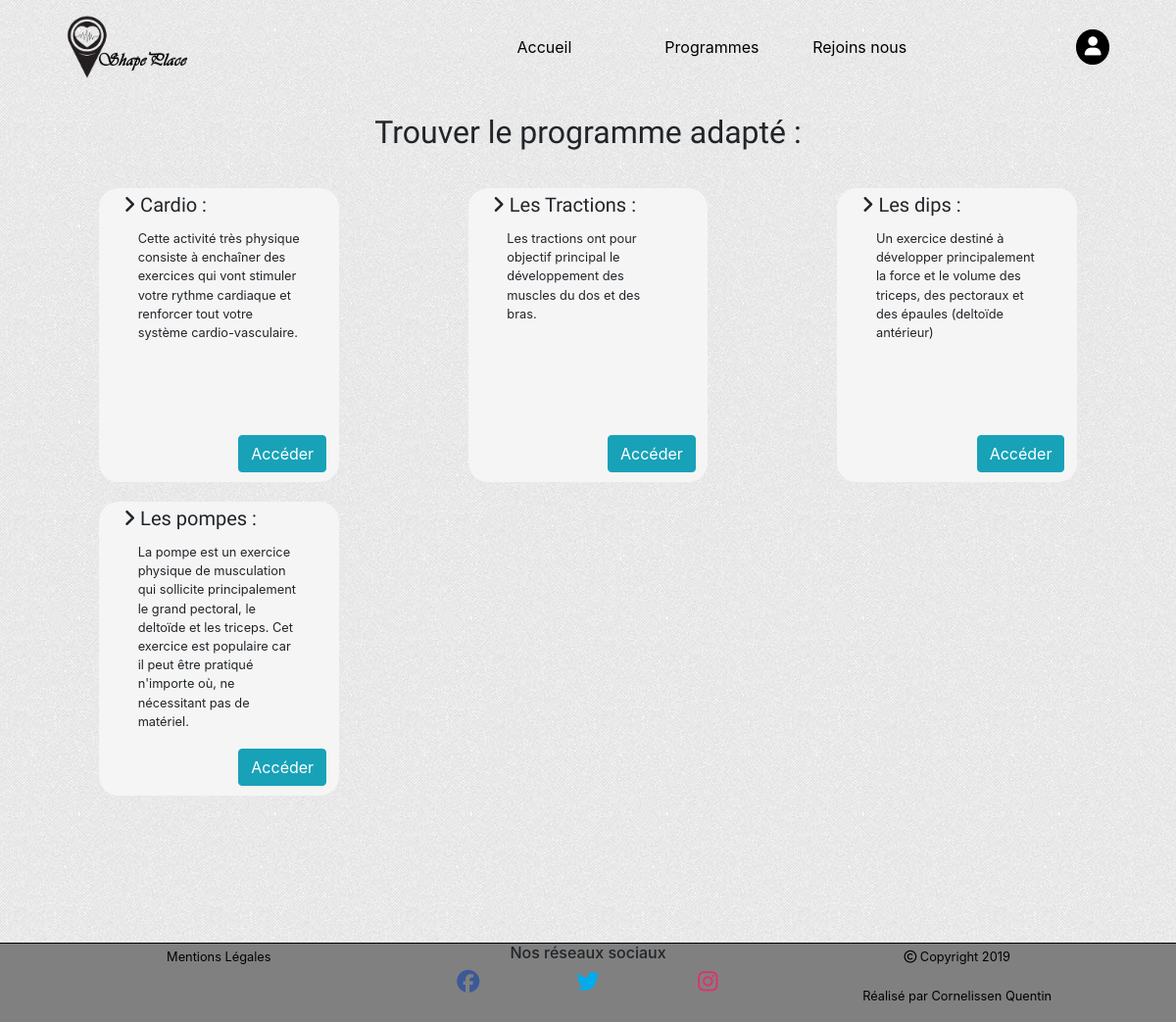
The page / on the database its author committed.
### tables this page shows
CREATE TABLE IF NOT EXISTS `section` (
  `id` int(11) NOT NULL AUTO_INCREMENT,
  `name` varchar(255) NOT NULL,
  `extract` varchar(255) NOT NULL,
  `content` text NOT NULL,
  PRIMARY KEY (`id`)
);

### controller/frontend/ProgramController.php (called while the page is built, shortened)
<?php
require_once ('model/SectionManager.php');
Class ProgramController
{
	public function getSections()
	{
		$sectionManager = new Cornelissen\Shapeplace\Model\SectionManager();
		$sections = $sectionManager->getSections();
		require('view/frontend/listSection.php');
	}
}

### model/SectionManager.php (called while the page is built, shortened)
<?php
Class SectionManager extends Manager
{
	public function getSections()
	{
		$db = $this->dbConnect();
		$sections = $db->query('SELECT * FROM section ORDER BY ID');
		return $sections;
	}
}

### view/frontend/listSection.php (the view, shortened to what this page needs)
<div class="row">
	<div class="offset-lg-2 col-lg-8">
		<h2 class="mainTitleSection"> Trouver le programme adapté :</h2>
	</div>
</div>
<div class="row">
	<?php
	while ($section = $sections->fetch())
	{
	?>
		<div class="col-lg-4 Section">
			<div class="row">
				<div class="offset-lg-2 col-lg-8 cadreSection">
					<div class="row">
						<div class="offset-lg-1">
							<h5 class="titleSection"><i class="fas fa-angle-right"></i> <?= $section['name']?> :</h5>
						</div>
					</div>
					<div class="row">
						<div class="offset-lg-1 col-lg-10">
							<p class="extractSection"><?=$section['extract']?></p>
						</div>
					</div>
					<div class="row btnSection">
						<div class="offset-lg-6 col-lg-5 boutonSection">
							<a href="index.php?action=list&amp;id=<?=$section['id']?>" class="btn btn-info">Accéder</a>
						</div>
					</div>
				</div>
			</div>
		</div>
	<?php
	}
	?>
</div>
<?php
$content = ob_get_clean();
require('template.php');
?>

### index.php (shortened to what this page needs)
<?php
require('controller/frontend/ProgramController.php');
$commentController = new CommentController;
$programController = new ProgramController;
$userController = new UserController;
try
{
	if(isset($_GET['action']))
	{
		$action = $_GET['action'];
		switch ($action) {
			case 'home':
				break;
			case 'register':
				if (isset($_POST['pseudo']) && isset($_POST['pw']) && isset($_POST['pw2']) && isset($_POST['name']) && isset($_POST['surname']) && isset($_POST['mail']) && isset($_POST['date_birth']) && isset($_POST['city']))
				{
					$userController->register($_POST['pseudo'],$_POST['pw'],$_POST['pw2'],$_POST['name'],$_POST['surname'],$_POST['mail'],$_POST['date_birth'],$_POST['city']);
				}
				else
				{
					$userController->registerForm();
				}
				break;
			case 'login':
				if (isset($_SESSION['id_user']))
				{
					header('Location: index.php');
				}
				elseif (isset($_POST['pseudo']) && isset($_POST['pw']))
				{
					if (isset($_POST['stayOnline']))
					{
						$userController->login($_POST['pseudo'],$_POST['pw'],$_POST['stayOnline']);
					}
					else
					{
						$userController->login($_POST['pseudo'],$_POST['pw']);
					}
				}
				else
				{
					$userController->loginForm();
				}
				break;
			case 'logout':
				$userController->logout();
				break;
			case 'section':
				$programController->getSections();
				break;
			case 'list':
				if (isset($_GET['id']) && $_GET['id'] > 0)
				{
					$programController->showPrograms($_GET['id']);
				}
				else
				{
				}
				break;
			case 'program':
				if (isset($_GET['id']) && $_GET['id'] > 0)
				{
					if (isset($_GET['section']) && $_GET['section'] > 0)
					{
						$programController->showProgram($_GET['section'],$_GET['id']);
					}
					else
					{
					}
				}
				else
				{
				}
				break;
			case 'addCommentP':
				if (isset($_GET['id']) && $_GET['id'] > 0)
				{
					if (!empty($_POST['commentProgram']))
					{
						$commentController->addCommentProgram($_GET['id'],$_POST['id_user'],$_POST['pseudo'],htmlspecialchars($_POST['commentProgram']));
					}
				}
				else
				{
				}
				break;
			case 'deleteCommentP':
				if (isset($_GET['id']) && $_GET['id'] > 0)
				{
					$commentController->deleteComment($_GET['id']);
				}
				break;
			case 'editCommentP':
				if (isset($_GET['id']) && $_GET['id'] > 0)
				{
					if (!empty($_POST['commentEdit']))
					{
						$commentController->editCommentProgram($_POST['commentEdit'],$_GET['id']);
					}
				}
				break;
			case 'report':
				if (isset($_GET['id']) && $_GET['id'] > 0)
				{
					$commentController->reportComment($_GET['id']);
				}
				break;
			case 'value':
				break;
			default:
				break;
		}
	}
	else
	{
		$programController->getSections();
	}
}
catch(Exception $e)  {
	echo 'Erreur : ' . $e->getMessage();
}

### view/frontend/template.php (shortened to what this page needs)
<!DOCTYPE html>
<html>
	<head>
		<link href="public/css/style.css" rel="stylesheet" />
        <link href="bootstrap/css/bootstrap.css" rel="stylesheet"/>
	</head>
	<body>
		<header>
			<div class="navbar navbar-default menulogo">
				<div class="container">
					<div class="col-lg-2 logo">
						<img src="public/images/logo.png" alt="logo shapeplace"/>
					</div>
					<div class="offset-lg-3 col-lg-5 menu">
						<div class="row">
							<a href="" class="col-lg-4">Accueil</a>
							<a href="index.php?action=section" class="col-lg-4">Programmes</a>
							<a href="" class="col-lg-4">Rejoins nous</a>
						</div>
					</div>
					<div class="col-lg-2 login">
						<?php if (isset($_SESSION['id_user']))
							  {
						?>  <div class="dropdown">
  								<button class="btn btn-secondary dropdown-toggle" type="button" id="dropdownMenuButton" data-toggle="dropdown" aria-haspopup="true" aria-expanded="false"><?= $_SESSION['pseudo'] ?></button>
 								<div class="dropdown-menu" aria-labelledby="dropdownMenuButton">
    								<a class="dropdown-item" href="#">Mon profil</a>
    								<a class="dropdown-item" href="index.php?action=logout">Me deconnecter</a>
  								</div>
							</div>
						<?php }
							  else
							  {
							  ?> <a href="index.php?action=login"><i class="fas fa-user"></i>	</a>
						<?php } ?>
					</div>
				</div>
			</div>
		</header>
		<div class="container contenant">
			<?= $content ?>
		</div>
		<footer>
			<div class="container">
				<div class="row">
					<div class="col-lg-4">
						<a href=""> Mentions Légales </a>
					</div>
					<div class="col-lg-4 socialNetwork">
						<h6>Nos réseaux sociaux</h6>
						<div class='row'>
							<a href='' class='col-lg-4 facebook'><i class="fab fa-facebook"></i></a>
							<a href='' class='col-lg-4 twitter'><i class="fab fa-twitter"></i></a>
							<a href='' class='col-lg-4 instagram'><i class="fab fa-instagram"></i></a>
						</div>
					</div>
					<div class="col-lg-4">
						<p><a href=""><i class="far fa-copyright"></i> Copyright 2019</a></p>
						<p><a href="https://www.cornelissenquentin.fr" target="_blank">Réalisé par Cornelissen Quentin</a></p>
					</div>
				</div>
			</div>
		</footer>
	</body>
</html>

### public/css/style.css (style rules this page uses)
.logo img { display: flex; width: 100%; }
.menu a,.login a { padding-right: 5%; text-decoration: none; color: black; }
.login { text-align: right; }
.login a i { border-radius: 50%; padding: 5%; background: black; color: white; font-size: 1.2em; border:1px solid black; }
body { background: url('../images/light_toast.png'); }
footer { text-align: center; border-top: 1px solid black; background: grey; position: relative; bottom: -20px; width: 100%; margin-top: 10%; }
footer .socialNetwork i { font-size: 1.8em; }
footer a { color: black; font-size: 0.8em; }
.facebook { color: #3b5998; }
.twitter { color: #00acee; }
.instagram { color: #E1306C; }
.mainTitleSection { padding : 20px 0 20px 0; text-align: center; font-family: 'Mansalva', cursive; }
.cadreSection { background: whitesmoke; border-radius: 20px; height: 300px; margin: 10px 0 10px 0; }
.titleSection { padding : 5px 0 5px 0; font-family: 'Mansalva', cursive; }
.extractSection { font-size : 0.8em; }
.btnSection { position: absolute; bottom: 10px; width: 100%; text-align: center; }

### rows shown on the page
section: name "Cardio", extract "Cette activité très physique consiste à enchaîner des exercices qui vont stimuler votre rythme cardiaque et renforcer tout votre système cardio-vasculaire."
section: name "Les Tractions", extract "Les tractions ont pour objectif principal le développement des muscles du dos et des bras."
section: name "Les dips", extract "Un exercice destiné à développer principalement la force et le volume des triceps, des pectoraux et des épaules (deltoïde antérieur)"
section: name "Les pompes", extract "La pompe est un exercice physique de musculation qui sollicite principalement le grand pectoral, le deltoïde et les triceps. Cet exercice est populaire car il peut être pratiqué n'importe où, ne nécessitant pas de matériel."
